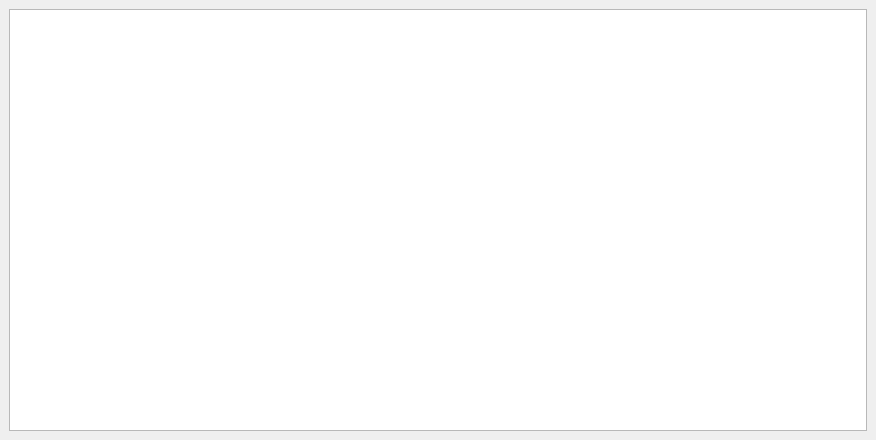
<?xml version="1.0" encoding="UTF-8"?>
<ui version="4.0">
 <class>MainWindow</class>
 <widget class="QMainWindow" name="MainWindow">
  <property name="geometry">
   <rect>
    <x>0</x>
    <y>0</y>
    <width>876</width>
    <height>440</height>
   </rect>
  </property>
  <property name="sizePolicy">
   <sizepolicy hsizetype="Fixed" vsizetype="Fixed">
    <horstretch>0</horstretch>
    <verstretch>0</verstretch>
   </sizepolicy>
  </property>
  <property name="minimumSize">
   <size>
    <width>800</width>
    <height>420</height>
   </size>
  </property>
  <property name="font">
   <font>
    <family>Noto Sans CJK TC Bold</family>
    <pointsize>12</pointsize>
    <weight>75</weight>
    <bold>true</bold>
   </font>
  </property>
  <property name="acceptDrops">
   <bool>true</bool>
  </property>
  <property name="windowTitle">
   <string>TreeViewWindow</string>
  </property>
  <widget class="QWidget" name="centralwidget">
   <property name="acceptDrops">
    <bool>true</bool>
   </property>
   <layout class="QVBoxLayout" name="verticalLayout_2">
    <item>
     <layout class="QVBoxLayout" name="verticalLayout" stretch="0">
      <property name="sizeConstraint">
       <enum>QLayout::SetMaximumSize</enum>
      </property>
      <item>
       <widget class="QTreeView" name="treeView"/>
      </item>
     </layout>
    </item>
   </layout>
  </widget>
 </widget>
 <resources/>
 <connections/>
</ui>
